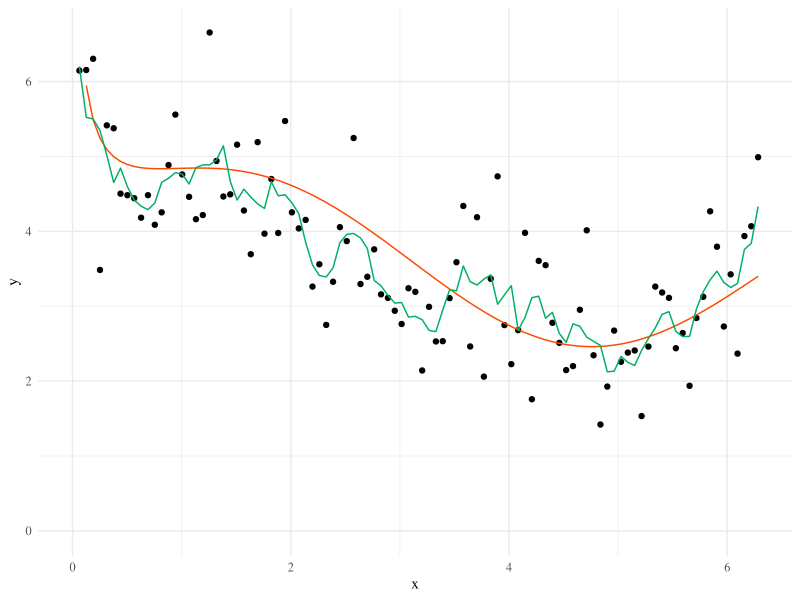
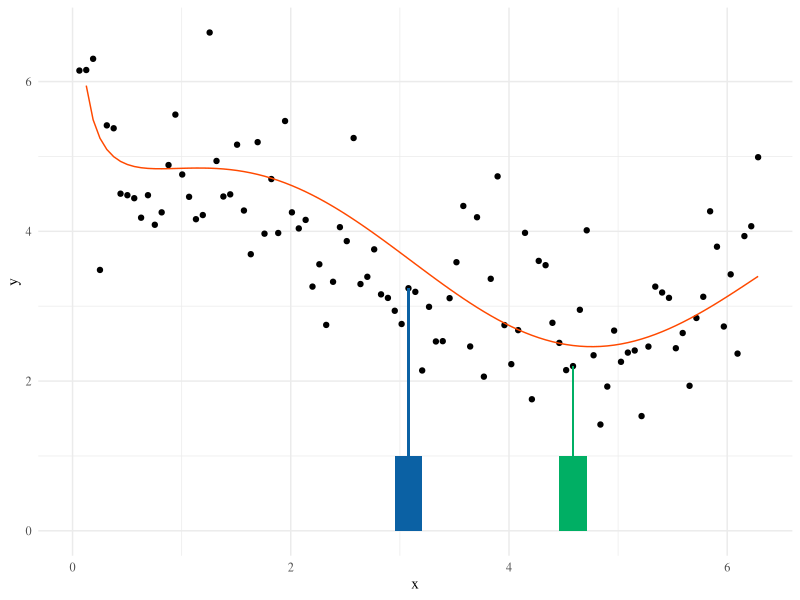
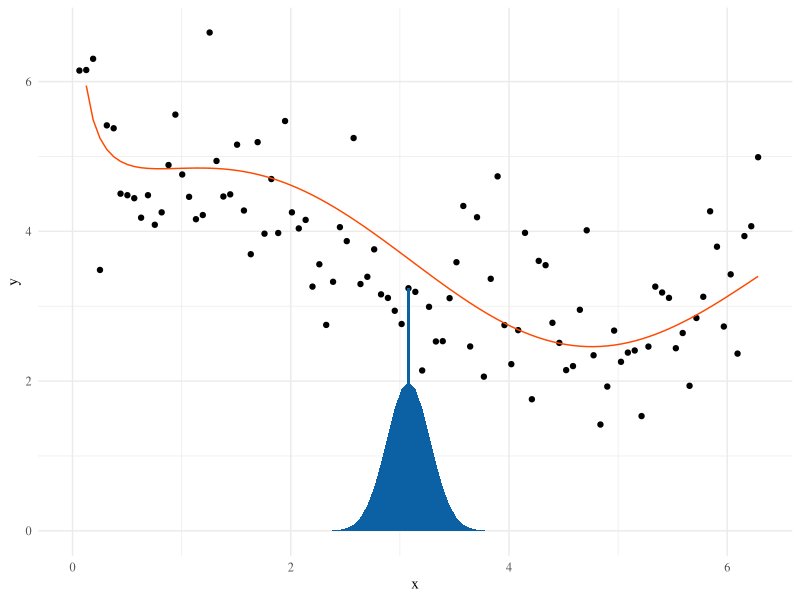
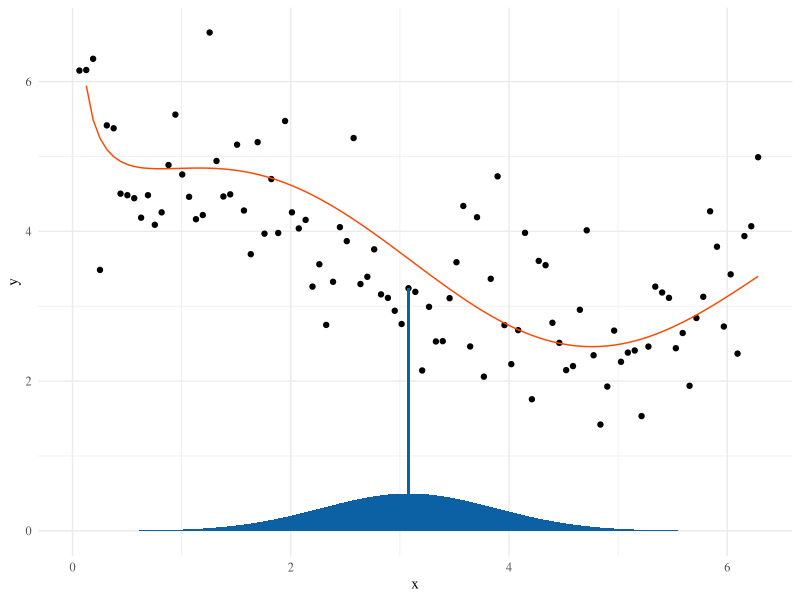
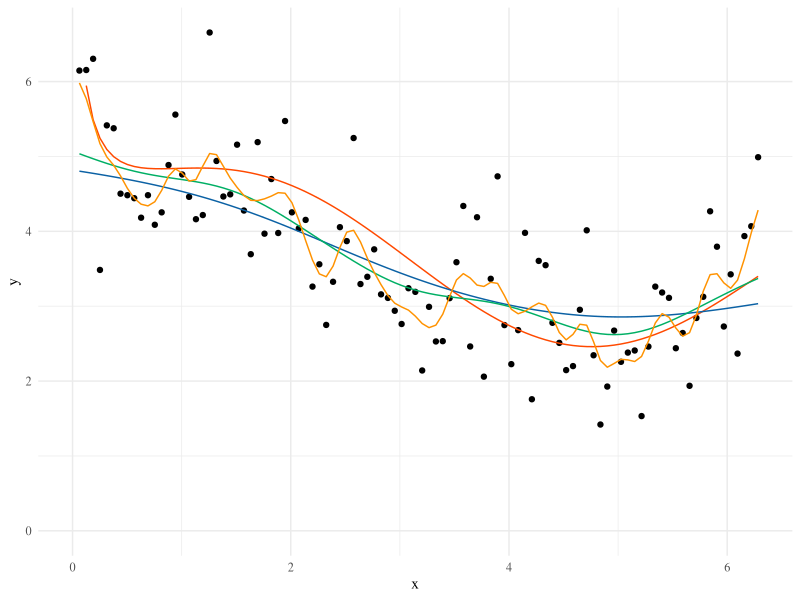
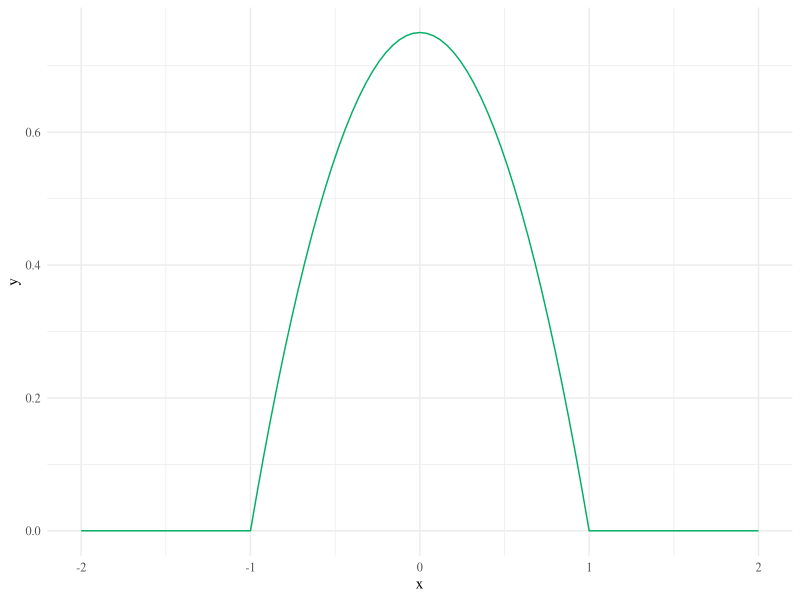
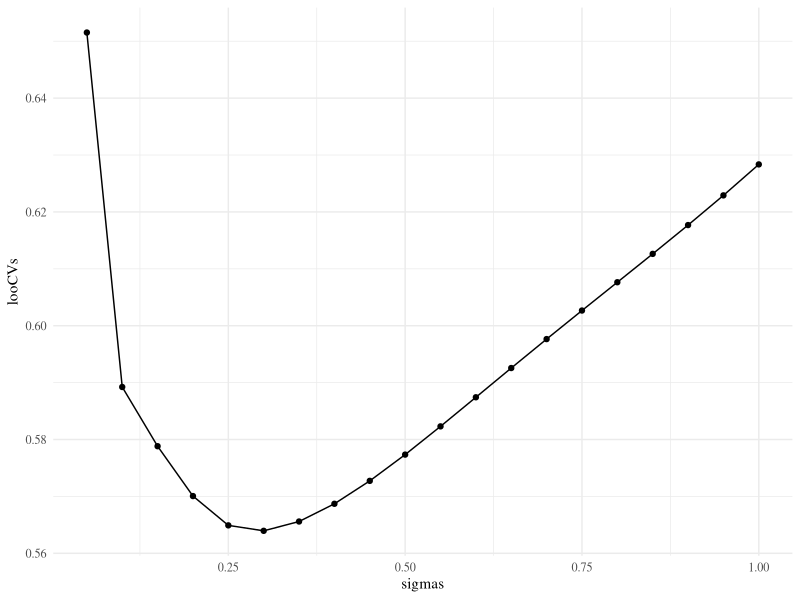
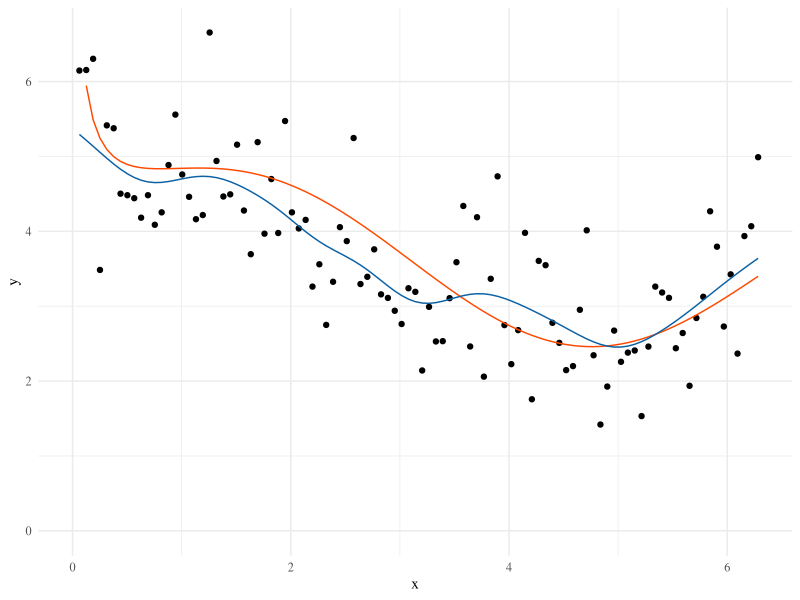

Here is the R script that generated these plots, in order:
## ---- chunk 1
library(ggplot2)
theme_set(theme_minimal(base_family="Times"))
green = '#00AF64'
blue = '#0B61A4'
red = '#FF4900'
orange = '#FF9200'
## ---- chunk 2
trueFunction <- function(x) sin(x) + 1/sqrt(x) + 3
set.seed(1234)
n = 100
x = 1:n/n*2*pi
df = data.frame(x = x,
                 y = trueFunction(x) + rnorm(n, 0, .75))
library(ggplot2)
W = toeplitz(c(rep(1,3),rep(0,n-3)))
W = sweep(W, 1, rowSums(W), '/')
df$Yhat = W %*% df$y
ggplot(df, aes(x, y)) + geom_point() + xlim(0,2*pi) + ylim(0,max(df$y)) +
  stat_function(fun=trueFunction, color=red) +
  geom_line(mapping=aes(x,Yhat), color=green)
## ---- chunk 3
W = toeplitz(c(rep(1,3),rep(0,7)))
round(sweep(W, 1, rowSums(W), '/'), 2)
## ---- chunk 4
ggplot(df, aes(x, y)) + geom_point() + xlim(0,2*pi) + ylim(0,max(df$y)) +
  stat_function(fun=trueFunction, color=red) +
  geom_segment(aes(x=x[49],y=0,xend=x[49],yend=y[49]),color=blue) + 
  geom_segment(aes(x=x[73],y=0,xend=x[73],yend=y[73]),color=green) +
  geom_rect(aes(xmin=x[47],xmax=x[51],ymin=0,ymax=1),fill=blue) +
  geom_rect(aes(xmin=x[71],xmax=x[75],ymin=0,ymax=1),fill=green)
## ---- chunk 5
gaussian_kernel = function(x) dnorm(x,mean=df$x[49],sd=.2)
ggplot(df, aes(x, y)) + geom_point() + xlim(0,2*pi) + ylim(0,max(df$y)) +
  stat_function(fun=trueFunction, color=red) +
  geom_segment(aes(x=x[49],y=0,xend=x[49],yend=y[49]),color=blue) + 
  geom_area(stat='function', fun=gaussian_kernel,fill=blue,position='identity')
## ---- chunk 6
gaussian_kernel2 = function(x) dnorm(x,mean=df$x[49],sd=.8)
ggplot(df, aes(x, y)) + geom_point() + xlim(0,2*pi) + ylim(0,max(df$y)) +
  stat_function(fun=trueFunction, color=red) +
  geom_segment(aes(x=x[49],y=0,xend=x[49],yend=y[49]),color=blue) + 
  geom_area(stat='function', fun=gaussian_kernel2,fill=blue,position='identity')
## ---- chunk 7
dmat = as.matrix(dist(x))
Wgauss <- function(sig){
  gg = exp(-dmat^2/(2*sig^2)) / (sig * sqrt(2*pi))
  sweep(gg, 1, rowSums(gg),'/')
}
df$W1 = with(df, Wgauss(1) %*% y)
df$W.5 = with(df, Wgauss(.5) %*% y)
df$W.1 = with(df, Wgauss(.1) %*% y)
ggplot(df, aes(x, y)) + geom_point() + xlim(0,2*pi) + ylim(0,max(df$y)) +
  stat_function(fun=trueFunction, color=red) +
  geom_line(aes(x, W1), color=blue) +
  geom_line(aes(x, W.5), color=green) +
  geom_line(aes(x, W.1), color=orange)
## ---- chunk 8
epan <- function(x) 3/4*(1-x^2)*(abs(x)<1)
ggplot(data.frame(x=c(-2,2)), aes(x)) + stat_function(fun=epan,color=green)
## ---- chunk 9
looCV <- function(y, W){
  n = length(y)
  resids2 = ((diag(n)-W) %*% y)^2
  denom = (1-diag(W))^2
  return(mean(resids2/denom))
}

looCV.forNiceModels <- function(mdl){ 
  mean(residuals(mdl)^2/(1-hatvalues(mdl))^2)
}
                                          
looCVs = double(20)
sigmas = seq(.05, 1, length.out=length(looCVs))
for(i in 1:length(looCVs)){
  W = Wgauss(sigmas[i])
  looCVs[i] = looCV(df$y, W)
}
ggplot(data.frame(sigmas,looCVs),aes(sigmas,looCVs)) + geom_point() + geom_line()
## ---- chunk 10
df$Wstar = with(df, Wgauss(sigmas[which.min(looCVs)]) %*% y)
ggplot(df, aes(x, y)) + geom_point() + xlim(0,2*pi) + ylim(0,max(df$y)) +
  stat_function(fun=trueFunction, color=red) +
  geom_line(aes(x, Wstar), color=blue) 
## ---- chunk 11
niter = 10
gam = 0.1
x = double(niter)
x[1] = 23
grad <- function(x) 2*(x-6)
for(i in 2:niter) x[i] = x[i-1] - gam*grad(x[i-1])
x
## ---- chunk 12
maxiter = 1000
conv = FALSE
gam = 0.1
x = 23
tol = 1e-3
grad <- function(x) 2*(x-6)
for(iter in  1:maxiter){
  x.new = x - gam * grad(x)
  conv = (x - x.new < tol)
  x = x.new
  if(conv) break
}
x
iter
